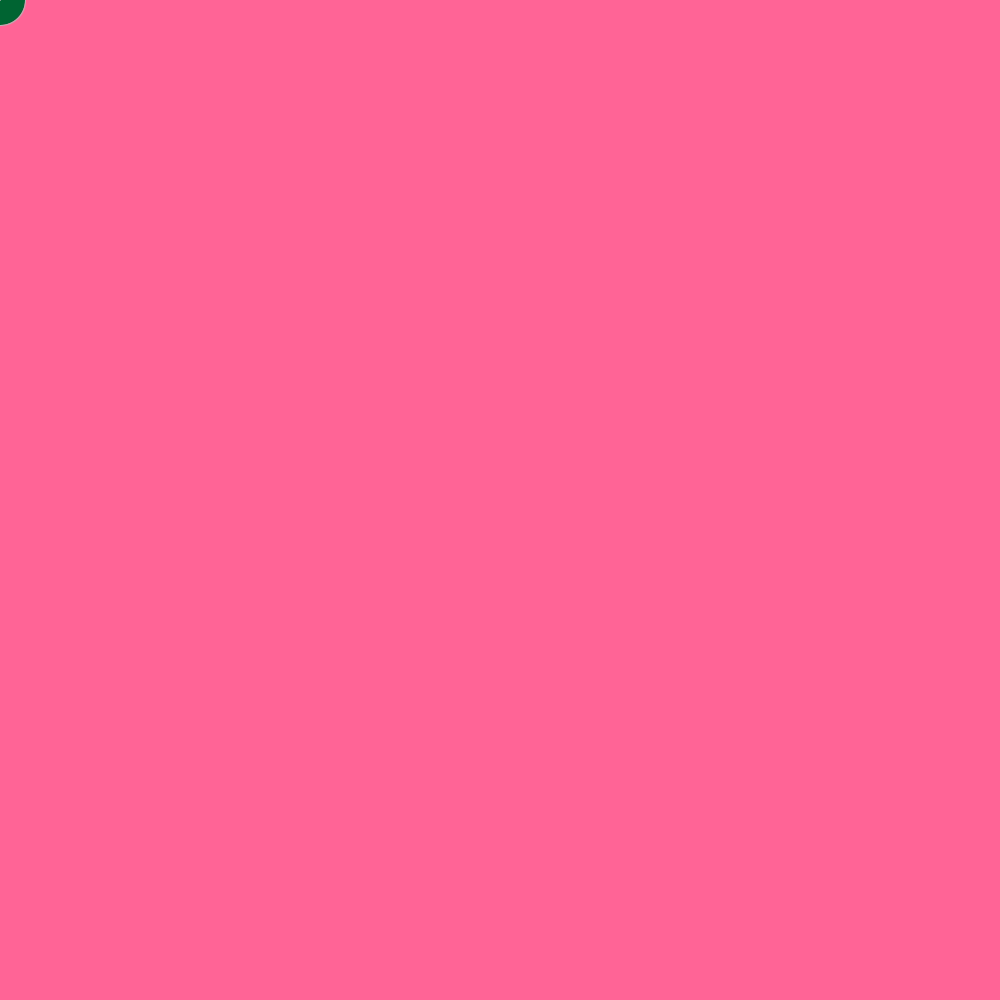
Frame 1 (no input)
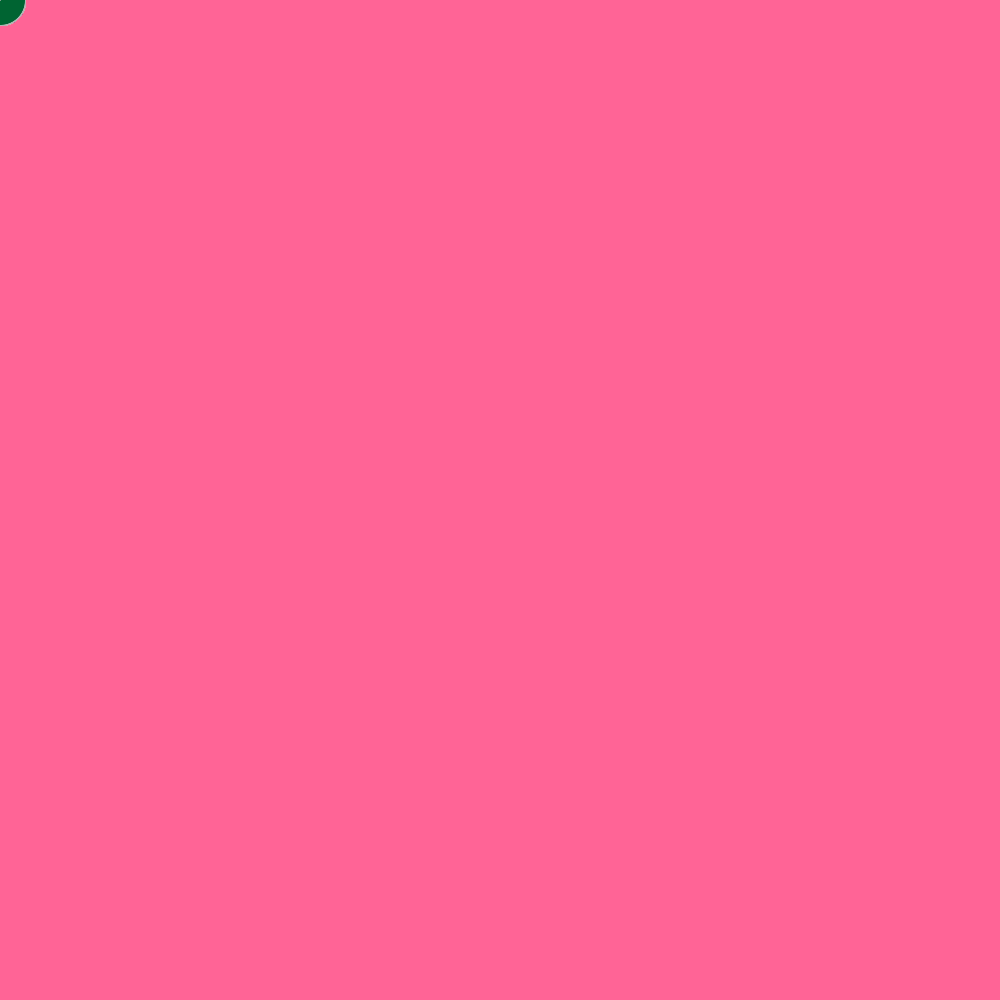
Frame 60 (the mouse pressed at the canvas centre just before this capture)
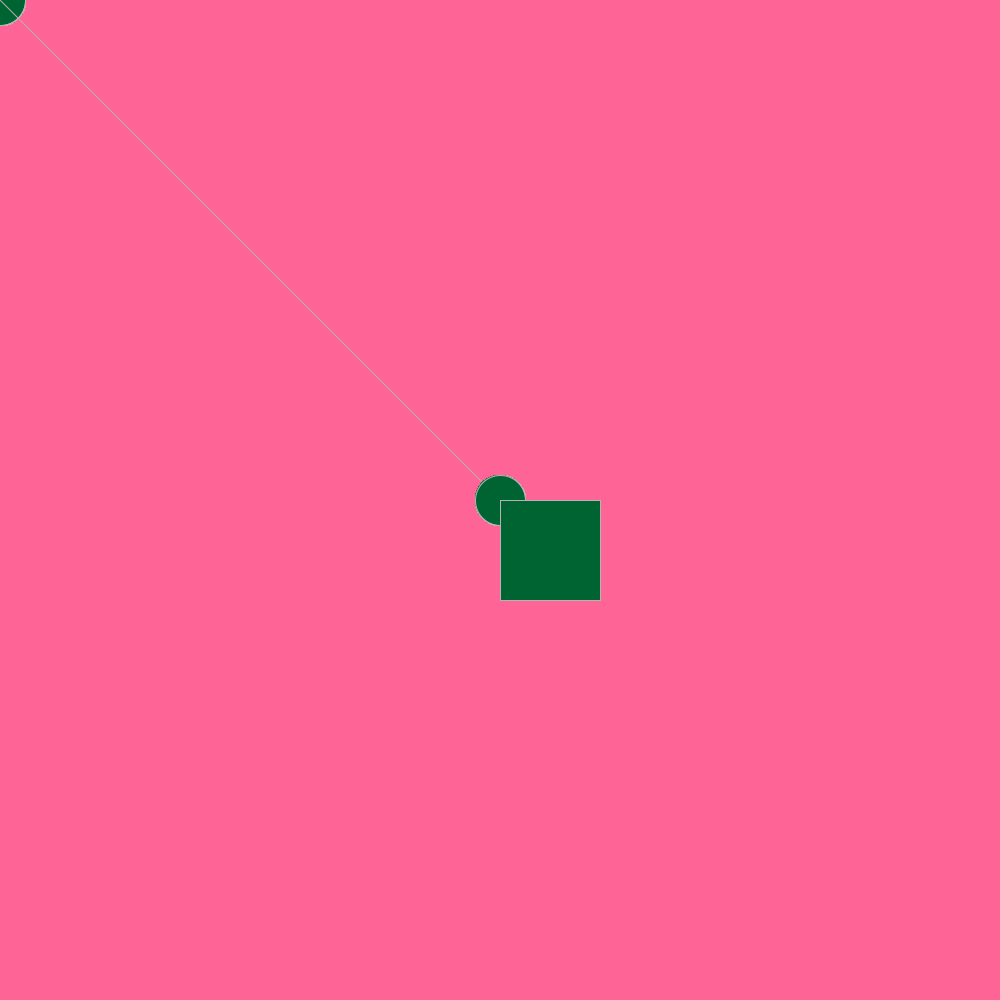
Frame 120 (the mouse held since frame 60 and released just before this capture)

The Processing sketch that drew these frames (run headless with seeded random() and noise(); from frame 60 on, the mouse is pressed at the canvas centre):

// Processing sketch: variables_pde
// ── variables_pde.pde
void setup(){ //execute once 
  size(1000,1000); 
  background(255,100,150);//every time background will be not wiped or not over covered the pixels
}
void draw(){//executes again and again
 //background(255,100,150);
fill(0,100,50);
stroke(180);
circle(mouseX,mouseY,50);//built in variables
square(mouseX,height-mouseY,100);//we use height and width...
line(pmouseX,pmouseY,mouseX,mouseY);
}
/*void keyPressed()
{
  background(255);
  square(mouseX,mouseY,180);//mousePressed,mouseButton is also built in variable
}
void mouseReleased()//mousePressed(),mouseWheel(),mouseClicked(),mouseMoved(),mouseDragged
{
  background(0);
  square(mouseX,mouseY,100);
}*/
